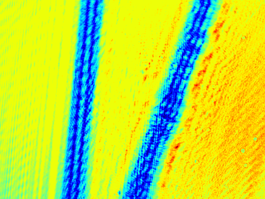
#> input picture goodImages/slides/fibre1.png, 265 x 199 px, shrunk from 640 x 480 before the run
$ python o.py
#> lines starting #> are read from the running program, lines starting #| are printed output that depends on the picture
from __future__ import division,print_function
import numpy as np
import matplotlib.pyplot as plt
import numexpr as ne

# [68 lines left out: functions normalizeImage, diffraction, propagation, hologram, not called in this run]


def reconstruction(holoInt,wavelength=632e-9,z=1,px=0.01,py=0.01,show=1):

    n,m=holoInt.shape

    dx=(px)*np.ones(m) #(px/n)*np.ones(n)
    dy=(py)*np.ones(n) #(py/m)*np.ones(m)

    dx,dy=np.meshgrid(dx,dy)

    x,y=np.mgrid[0:n,0:m]

    x2=ne.evaluate('x*x')
    y2=ne.evaluate('y*y')
    dx2=ne.evaluate('dx*dx')
    dy2=ne.evaluate('dy*dy')

    x2=x2
    y2=y2

    dx2=dx2
    dy2=dy2

    pi=np.pi

    xy=ne.evaluate('x2*dx2+y2*dy2')
    ev=ne.evaluate('-2j*pi*(xy)/(wavelength*z)')
    g=ne.evaluate('exp(ev)')

# [4 lines of commented-out code are left out]

    rec=ne.evaluate('holoInt*g')
    recShift=np.fft.ifftshift(rec)
    recShift=rec
    rec=np.fft.ifft2(recShift)
    recInt=rec.real*rec.real+rec.imag*rec.imag

    if show:
        plt.imshow(recInt,cmap=plt.cm.Greys_r)
        plt.show()
        plt.imshow(np.log(recInt+1),cmap=plt.cm.Greys_r)
        plt.show()

    return recInt,rec

if __name__=='__main__':

    obj=plt.imread('fibre1.png')
#> obj is the input picture: shape (199, 265, 4) float32; mean R, G, B, A 0.734, 0.869, 0.239, 1
    ref=plt.imread('refFibre1.png')
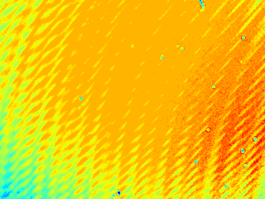
#> input picture goodImages/slides/refFibre1.png, 265 x 199 px, shrunk from 640 x 480 before the run
#> ref is the input picture: shape (199, 265, 4) float32; mean R, G, B, A 0.947, 0.763, 0.0458, 1

    obj=plt.imread('jerichoObject.bmp')
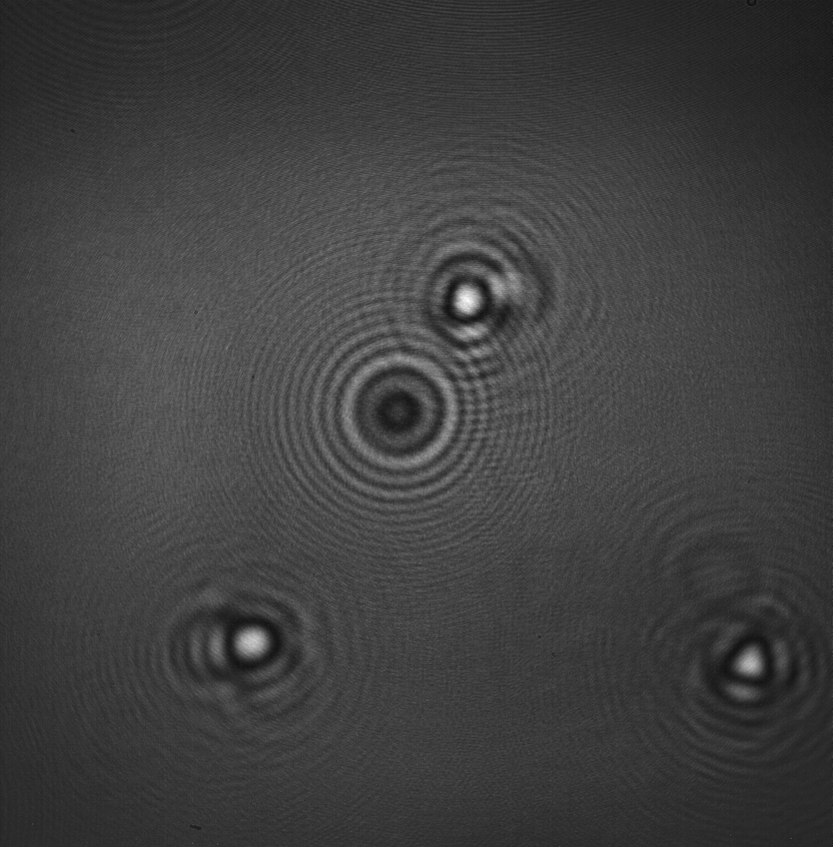
#> input picture goodImages/slides/jerichoObject.bmp, 833 x 847 px, shrunk from 2008 x 2044 before the run
#> obj is the input picture: shape (847, 833); min 15, max 252, mean 63.4
    ref=plt.imread('jerichoRef.bmp')
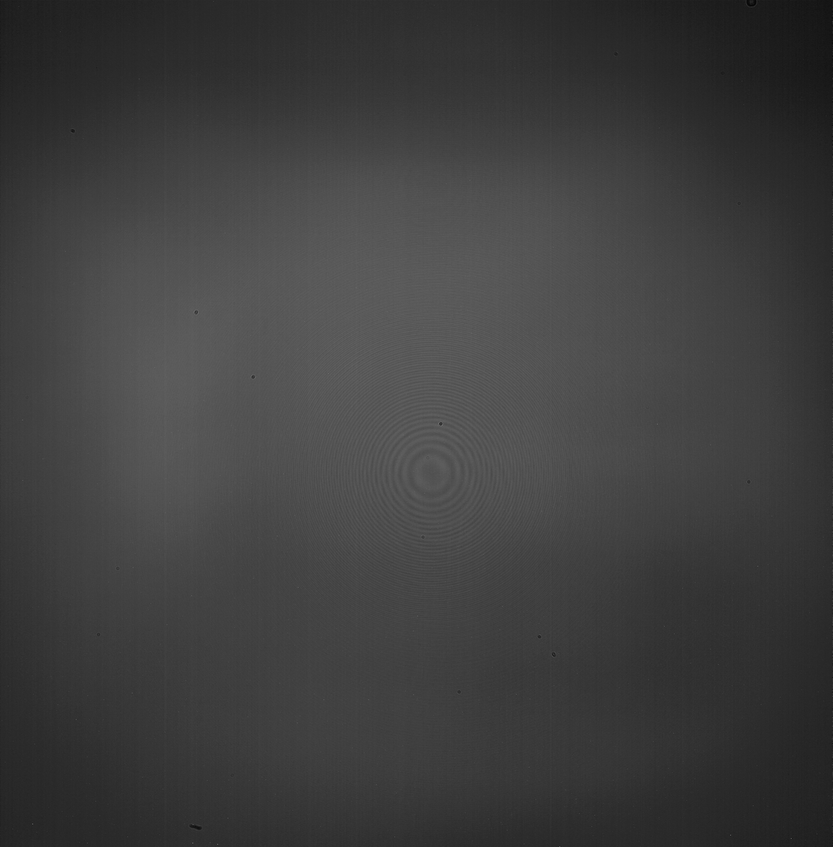
#> input picture goodImages/slides/jerichoRef.bmp, 833 x 847 px, shrunk from 2008 x 2044 before the run
#> ref is the input picture: shape (847, 833); min 5, max 109, mean 62.4
    img=obj-ref
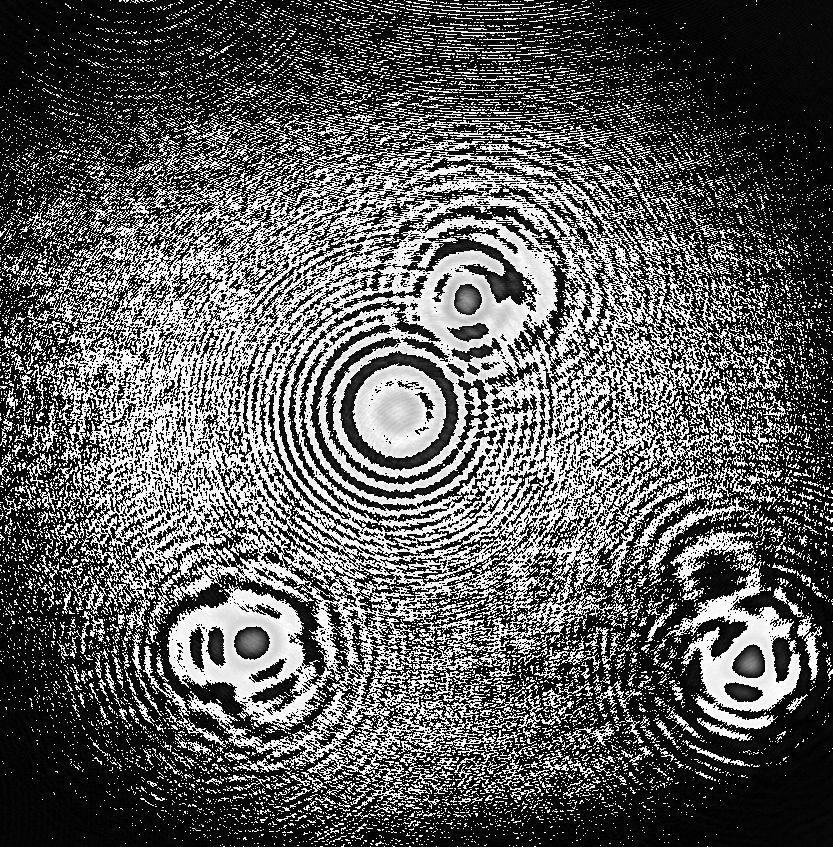
#> img: shape (847, 833); min 0, max 255, mean 93.7

    #img=np.mean(img,2)

    start=200e-6
    stop=13e-3
    stepSize=1e-6
    distance=np.arange(start,stop,stepSize)

#    diff=diffraction(img)
#    prop=propagation(diff)
#    holo,holoInt=hologram(prop)

    holoInt=img
    distX=6e-6
    distY=6e-6
    distance=13e-3
    distance=13e-3-250e-6
    #distance=250e-6

    recInt,rec=reconstruction(holoInt,wavelength=405e-9,z=distance,px=distX,py=distY,show=1)
#> (the run stopped early here; a loop or call above may not have finished)
